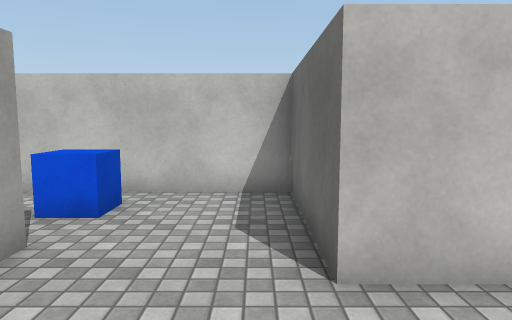
view 1 (above)

17 first-person views from a walk through a 3-D level made in the Unity game engine. The camera is 1.5 m above the floor, tilts 6° down and sees 70° across. The floor is counted in squares, 1 m on a side. Each view is taken from the middle of a square. On the plan, view 1 faces up. The plan holds only what a view shows up to about 16 squares ahead; the rest is blank. The place goes on beyond the plan. Surface patterns are stand-ins for the level's own textures.

view 2
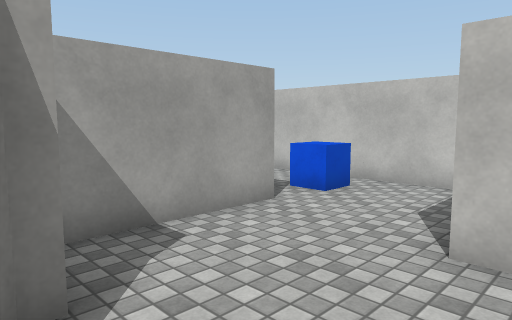

view 3
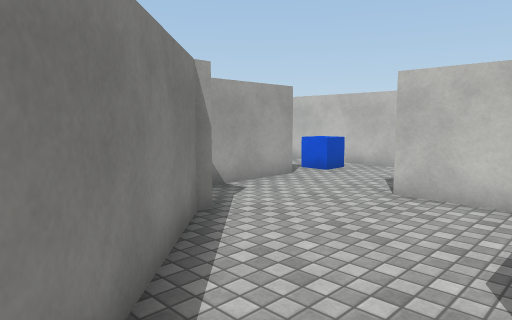

view 4
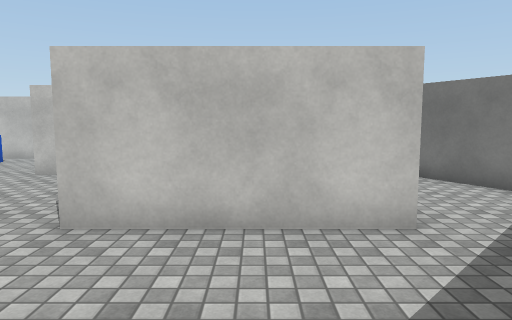

view 5
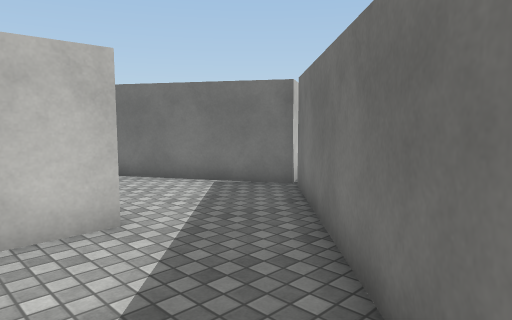

view 6
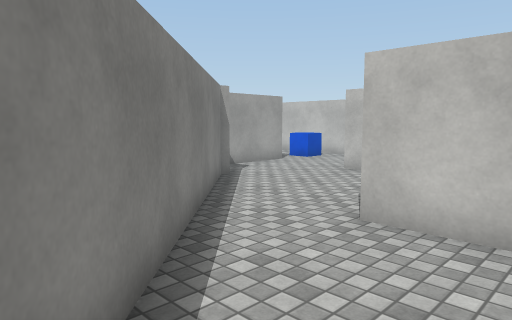

view 7
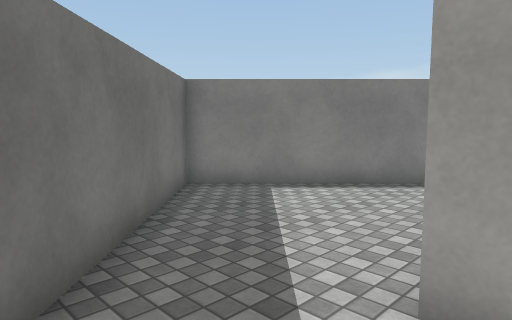

view 8
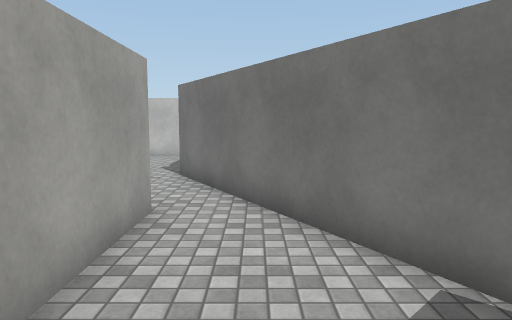

view 9
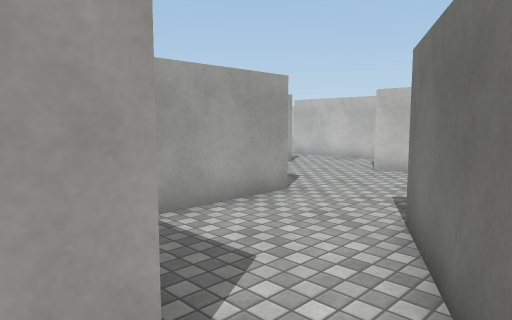

view 10
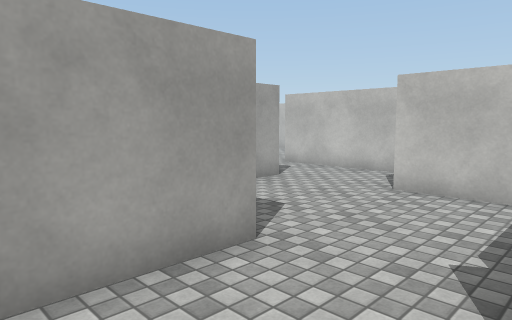

view 11
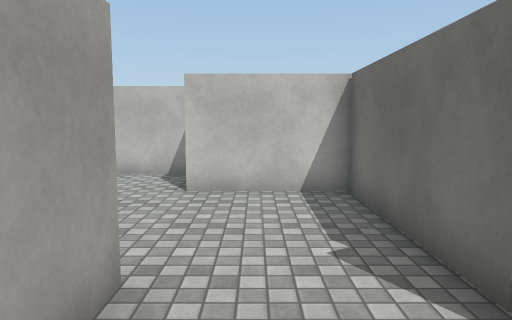

view 12
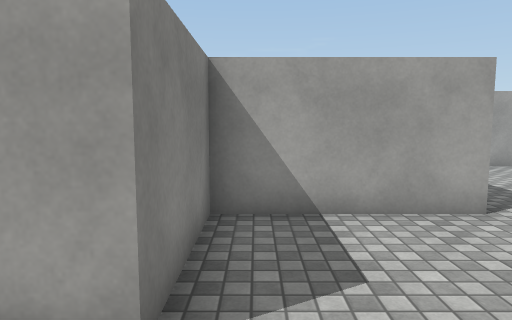

view 13
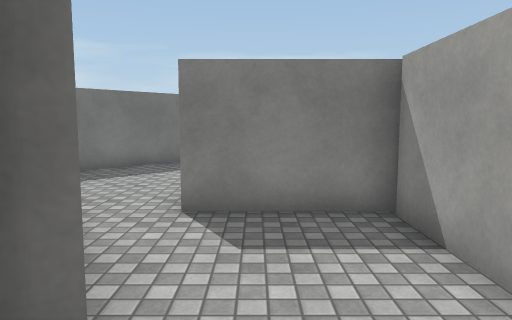

view 14
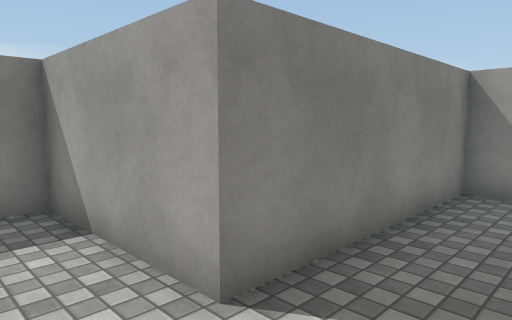

view 15
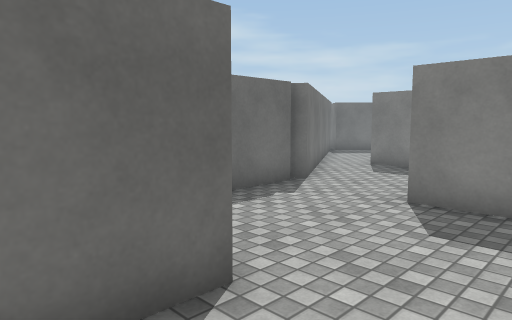

view 16
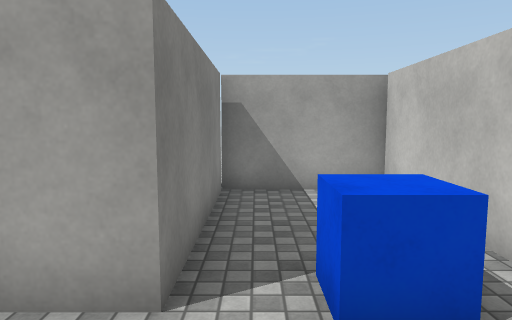

view 17
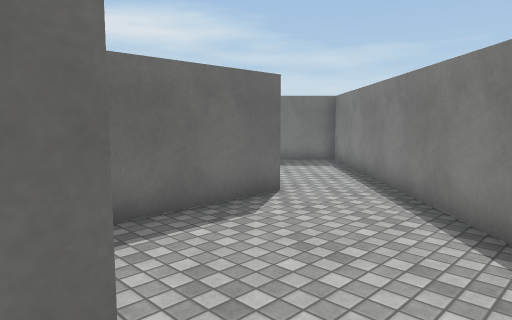

### Floor plan
Ten units are one square. View 1 is at (0, 0); x grows to the right and y downward. Boxes are objects, and circles mark ways between rooms. Rooms are numbered by the first view taken in them; rooms with no view inside come last. Other rooms are left out.
<svg viewBox="-85 -151 229 240">
<path fill="none" stroke="#000" d="M7 -33 7 -78 -80 -78 -80 -43 -27 -43 -27 -4M-9 0 -9 5 -2 12M-2 12 28 42M42 20 42 -18M29 -33 7 -33M139 14 102 -50M93 -30 93 20 42 20M28 42 70 84 139 15M90 -76 90 -128 55 -128 55 -146M102 -50 89 -73 92 -75M56 -30 93 -30M-43 -128 22 -128 22 -83 58 -83 58 -32"/>
<rect x="-35" y="-65" width="10" height="10" fill="#bbb"><title>blue cube</title></rect>
<circle cx="0" cy="-10" r="3" fill="#2a7"/>
<circle cx="30" cy="30" r="3" fill="#2a7"/>
<circle cx="90" cy="-40" r="3" fill="#2a7"/>
<text x="-30" y="-50">1</text>
<text x="20" y="0">2</text>
<text x="90" y="30">3</text>
<text x="50" y="-110">4</text>
</svg>
Room 1 opens to room 2. Room 2 opens to room 3. Room 3 opens to room 4.

Where each view was taken, in squares from view 1:
view 1: 0 up, 0 right, facing up
view 2: 1 down, 2 right, facing up-left
view 3: 4 down, 4 right, facing up-left
view 4: 7 down, 7 right, facing up
view 5: 7 down, 7 right, facing up-right
view 6: 7 down, 7 right, facing up-left
view 7: 1 down, 12 right, facing down-left
view 8: 3 down, 11 right, facing up
view 9: 2 up, 11 right, facing up-left
view 10: 5 up, 9 right, facing up-left
view 11: 5 up, 7 right, facing up
view 12: 9 up, 8 right, facing left
view 13: 9 up, 8 right, facing down
view 14: 15 up, 4 right, facing down-left
view 15: 15 up, 3 right, facing down-right
view 16: 5 up, 0 right, facing left
view 17: 4 up, 1 left, facing down-right
